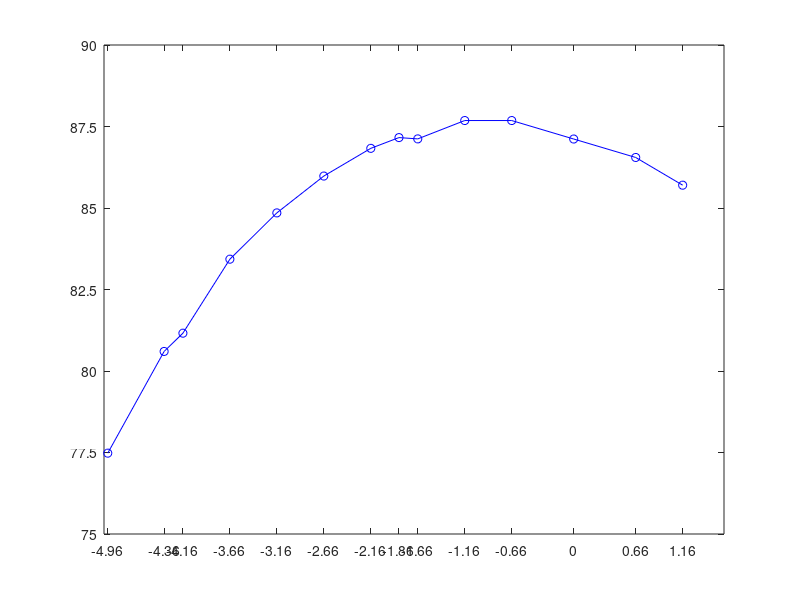

This chart was generated by the following MATLAB code: (Note: this script raises an error after producing the figure.)
voltages = [1.16,.66,0,-.66,-1.16,-1.66,-1.86,...
    -2.16,-2.66,-3.16,-3.66,-4.16,-4.36,-4.96]';
frequencies = [85.70,86.55,87.116,87.683,87.683,...
    87.12,87.16,86.83,85.98,84.85,83.43,81.16,80.6,77.48]';
disp([voltages,frequencies])

figure(1);
ax1 = gca;

plot(voltages,frequencies,'b-o')

xlim([-5,1.6]);
ylim([75,90]);
xticks(fliplr(voltages'));
xtickangle(45)
yticks([75:2.5:90]);
ax1.FontSize = 16;

title('Change in CEO Frequency wrt Pump Voltage','FontSize',30);
xlabel('Pump Voltage','FontSize',24);
ylabel('CEO Frequency','FontSize',24);